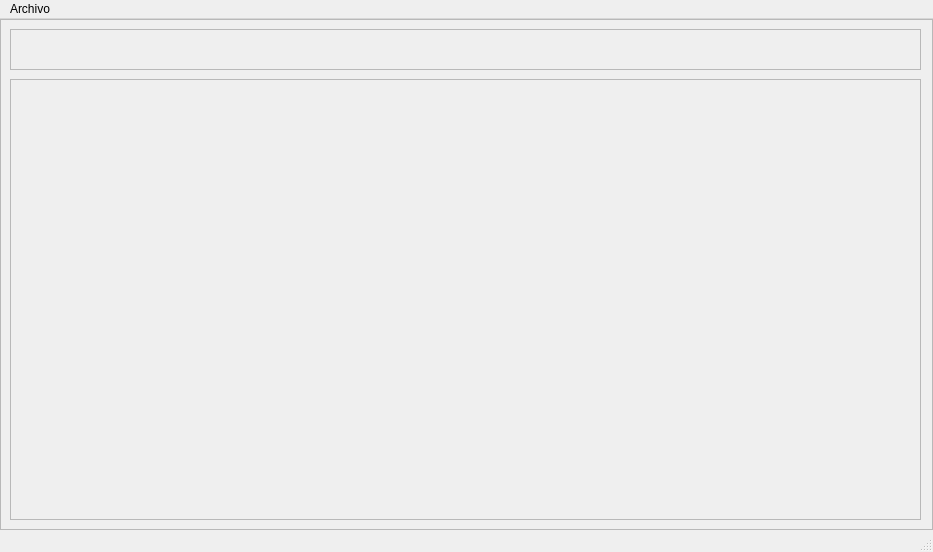
<?xml version="1.0" encoding="UTF-8"?>
<ui version="4.0">
 <class>MainWindow</class>
 <widget class="QMainWindow" name="MainWindow">
  <property name="enabled">
   <bool>true</bool>
  </property>
  <property name="geometry">
   <rect>
    <x>0</x>
    <y>0</y>
    <width>933</width>
    <height>552</height>
   </rect>
  </property>
  <property name="windowTitle">
   <string>Runners</string>
  </property>
  <widget class="QWidget" name="centralwidget">
   <layout class="QVBoxLayout" name="verticalLayout">
    <property name="spacing">
     <number>0</number>
    </property>
    <property name="leftMargin">
     <number>0</number>
    </property>
    <property name="topMargin">
     <number>0</number>
    </property>
    <property name="rightMargin">
     <number>0</number>
    </property>
    <property name="bottomMargin">
     <number>0</number>
    </property>
    <item>
     <widget class="QFrame" name="frame">
      <property name="frameShape">
       <enum>QFrame::StyledPanel</enum>
      </property>
      <property name="frameShadow">
       <enum>QFrame::Raised</enum>
      </property>
      <widget class="QFrame" name="fr_tittle">
       <property name="geometry">
        <rect>
         <x>10</x>
         <y>10</y>
         <width>911</width>
         <height>41</height>
        </rect>
       </property>
       <property name="frameShape">
        <enum>QFrame::StyledPanel</enum>
       </property>
       <property name="frameShadow">
        <enum>QFrame::Raised</enum>
       </property>
      </widget>
      <widget class="QFrame" name="fr_page">
       <property name="geometry">
        <rect>
         <x>10</x>
         <y>60</y>
         <width>911</width>
         <height>441</height>
        </rect>
       </property>
       <property name="frameShape">
        <enum>QFrame::StyledPanel</enum>
       </property>
       <property name="frameShadow">
        <enum>QFrame::Raised</enum>
       </property>
       <layout class="QVBoxLayout" name="verticalLayout_2">
        <item>
         <widget class="QStackedWidget" name="stackedWidget">
          <widget class="QWidget" name="page_3"/>
          <widget class="QWidget" name="page"/>
          <widget class="QWidget" name="setting_mail">
           <widget class="QPushButton" name="pushButton">
            <property name="geometry">
             <rect>
              <x>10</x>
              <y>370</y>
              <width>140</width>
              <height>40</height>
             </rect>
            </property>
            <property name="text">
             <string>Guardar</string>
            </property>
           </widget>
           <widget class="QPushButton" name="pushButton_2">
            <property name="geometry">
             <rect>
              <x>180</x>
              <y>370</y>
              <width>140</width>
              <height>40</height>
             </rect>
            </property>
            <property name="text">
             <string>Actualizar</string>
            </property>
           </widget>
           <widget class="QLabel" name="label">
            <property name="geometry">
             <rect>
              <x>10</x>
              <y>60</y>
              <width>140</width>
              <height>30</height>
             </rect>
            </property>
            <property name="font">
             <font>
              <pointsize>9</pointsize>
             </font>
            </property>
            <property name="text">
             <string>Seleccionar Servidor:</string>
            </property>
           </widget>
           <widget class="QLabel" name="label_2">
            <property name="geometry">
             <rect>
              <x>10</x>
              <y>110</y>
              <width>140</width>
              <height>30</height>
             </rect>
            </property>
            <property name="font">
             <font>
              <pointsize>9</pointsize>
             </font>
            </property>
            <property name="text">
             <string>SMPT</string>
            </property>
           </widget>
           <widget class="QLabel" name="label_3">
            <property name="geometry">
             <rect>
              <x>10</x>
              <y>150</y>
              <width>140</width>
              <height>30</height>
             </rect>
            </property>
            <property name="font">
             <font>
              <pointsize>9</pointsize>
             </font>
            </property>
            <property name="text">
             <string>Puerto</string>
            </property>
           </widget>
           <widget class="QLabel" name="label_4">
            <property name="geometry">
             <rect>
              <x>10</x>
              <y>200</y>
              <width>140</width>
              <height>30</height>
             </rect>
            </property>
            <property name="font">
             <font>
              <pointsize>9</pointsize>
             </font>
            </property>
            <property name="text">
             <string>SSL</string>
            </property>
           </widget>
           <widget class="QCheckBox" name="checkBox">
            <property name="geometry">
             <rect>
              <x>170</x>
              <y>200</y>
              <width>300</width>
              <height>30</height>
             </rect>
            </property>
            <property name="font">
             <font>
              <pointsize>9</pointsize>
             </font>
            </property>
            <property name="text">
             <string>Habilitar</string>
            </property>
           </widget>
           <widget class="QLabel" name="label_5">
            <property name="geometry">
             <rect>
              <x>10</x>
              <y>260</y>
              <width>140</width>
              <height>30</height>
             </rect>
            </property>
            <property name="text">
             <string>Usuario:</string>
            </property>
           </widget>
           <widget class="QLabel" name="label_6">
            <property name="geometry">
             <rect>
              <x>10</x>
              <y>310</y>
              <width>140</width>
              <height>30</height>
             </rect>
            </property>
            <property name="text">
             <string>Contraseña</string>
            </property>
           </widget>
           <widget class="QLineEdit" name="lineEdit">
            <property name="geometry">
             <rect>
              <x>170</x>
              <y>260</y>
              <width>300</width>
              <height>30</height>
             </rect>
            </property>
           </widget>
           <widget class="QComboBox" name="comboBox">
            <property name="geometry">
             <rect>
              <x>170</x>
              <y>60</y>
              <width>300</width>
              <height>30</height>
             </rect>
            </property>
           </widget>
           <widget class="QLineEdit" name="lineEdit_2">
            <property name="geometry">
             <rect>
              <x>170</x>
              <y>110</y>
              <width>300</width>
              <height>30</height>
             </rect>
            </property>
            <property name="font">
             <font>
              <pointsize>9</pointsize>
             </font>
            </property>
           </widget>
           <widget class="QLineEdit" name="lineEdit_3">
            <property name="geometry">
             <rect>
              <x>170</x>
              <y>150</y>
              <width>300</width>
              <height>30</height>
             </rect>
            </property>
           </widget>
           <widget class="QLineEdit" name="lineEdit_4">
            <property name="geometry">
             <rect>
              <x>170</x>
              <y>310</y>
              <width>300</width>
              <height>30</height>
             </rect>
            </property>
           </widget>
           <widget class="QLabel" name="label_7">
            <property name="geometry">
             <rect>
              <x>200</x>
              <y>0</y>
              <width>490</width>
              <height>31</height>
             </rect>
            </property>
            <property name="font">
             <font>
              <pointsize>10</pointsize>
              <weight>75</weight>
              <bold>true</bold>
             </font>
            </property>
            <property name="text">
             <string notr="true">Configuración Servidor de Correo</string>
            </property>
            <property name="alignment">
             <set>Qt::AlignCenter</set>
            </property>
           </widget>
          </widget>
         </widget>
        </item>
       </layout>
      </widget>
     </widget>
    </item>
   </layout>
  </widget>
  <widget class="QStatusBar" name="statusbar"/>
  <widget class="QMenuBar" name="menuBar">
   <property name="geometry">
    <rect>
     <x>0</x>
     <y>0</y>
     <width>933</width>
     <height>21</height>
    </rect>
   </property>
   <widget class="QMenu" name="menuArchivo">
    <property name="title">
     <string>Archivo</string>
    </property>
    <addaction name="actionCerrar"/>
   </widget>
   <addaction name="menuArchivo"/>
  </widget>
  <action name="actionCerrar">
   <property name="text">
    <string>Cerrar</string>
   </property>
  </action>
 </widget>
 <resources/>
 <connections/>
</ui>
